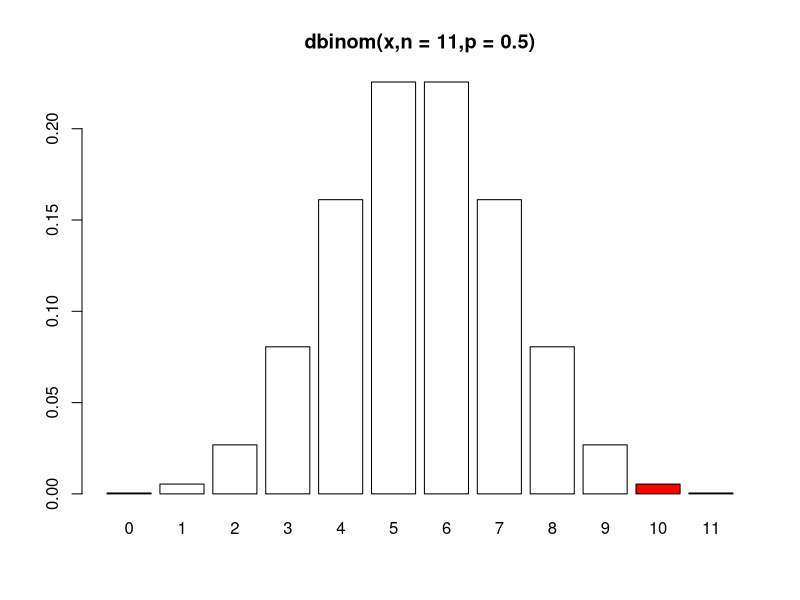
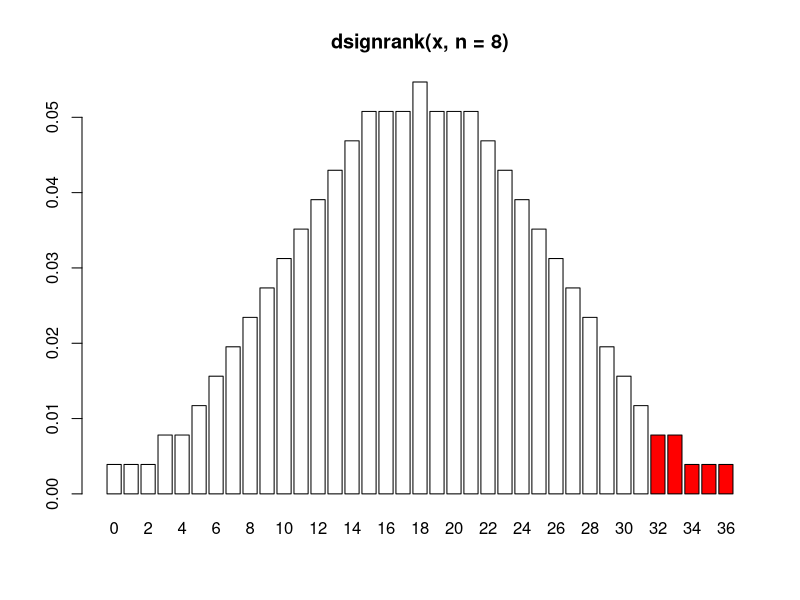
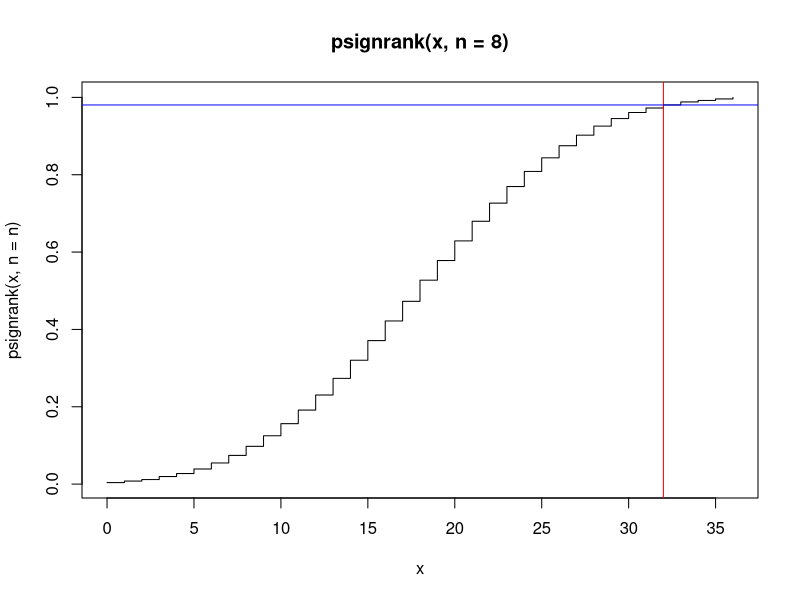

Write R code to recreate these figures, in order.
## ---- chunk 1
knitr::opts_chunk$set(echo = FALSE)
## ---- chunk 2
S = 10; n = 11; p = 1/2; 2*dbinom(x = 10,size = 11,prob = p)
## ---- chunk 3
x = seq(0,n,1)
colors = rep("white",length(x))
colors[x >= S] = "red"
barplot(dbinom(x,n,1/2),
        names.arg = x,
        main = paste0("dbinom(x,n = ", n, ",p = ",p,")"),
        col = colors)
## ---- chunk 4
school = c(82,69,73,43,58,56,76,65)
home = c(63,42,74,37,51,43,80,62)
## ---- chunk 5
school
home
response = school - home
response
## ---- chunk 6
response
abs(response)
rank(abs(response))
## ---- chunk 7
wplus = sum((response>0)*rank(abs(response)))
wplus
## ---- chunk 8
n = length(response)
w = sum(sign(response)*rank(abs(response)))
wplus = 0.5*w + n*(n+1)/4
wplus
## ---- chunk 9
library(R.utils)
sign = intToBin(0:7)
sign = sapply(sign,function(i) c(substr(i,1,1),substr(i,2,2),substr(i,3,3)) )
sign = t(matrix(as.integer(sign),nrow = 3))
rank = t(matrix(rep(1:3,8),nrow = 3))
data.frame(sign=sign,rank=rank)
## ---- chunk 10
outcome = data.frame(sign=sign,rank=rank,mul=sign*rank,sum=apply(sign*rank,1,sum))
outcome
table(outcome$sum)
## ---- chunk 11
n = 3; nsim = 10000
X = matrix(rnorm(n*nsim),ncol=n)
WplusSim = apply(X,1, function(x) { r = rank(abs(x)); sum(r * (x>0)) })
table(WplusSim)/nsim
## ---- chunk 12
prop = c(1/8,1/8,1/8,2/8,1/8,1/8,1/8)
names(prop) = 0:6
prop
## ---- chunk 13
n = length(response)
x = seq(0,n*(n+1)/2,1)
colors = rep("white",length(x))
colors[x >= wplus] = "red"
barplot(dsignrank(x,n),names.arg = x,main = paste0("dsignrank(x, n = ", n, ")"),col = colors)
## ---- chunk 14
plot(x,psignrank(x, n = n),type = "s",main = paste0("psignrank(x, n = ", n, ")"))
abline(v=wplus,col = "red"); abline(h=psignrank(wplus,n),col = "blue")
## ---- chunk 15
pvalue = 1-psignrank(wplus-1,n,lower.tail = TRUE)
pvalue
## ---- chunk 16
wilcox.test(response,alternative="greater")
